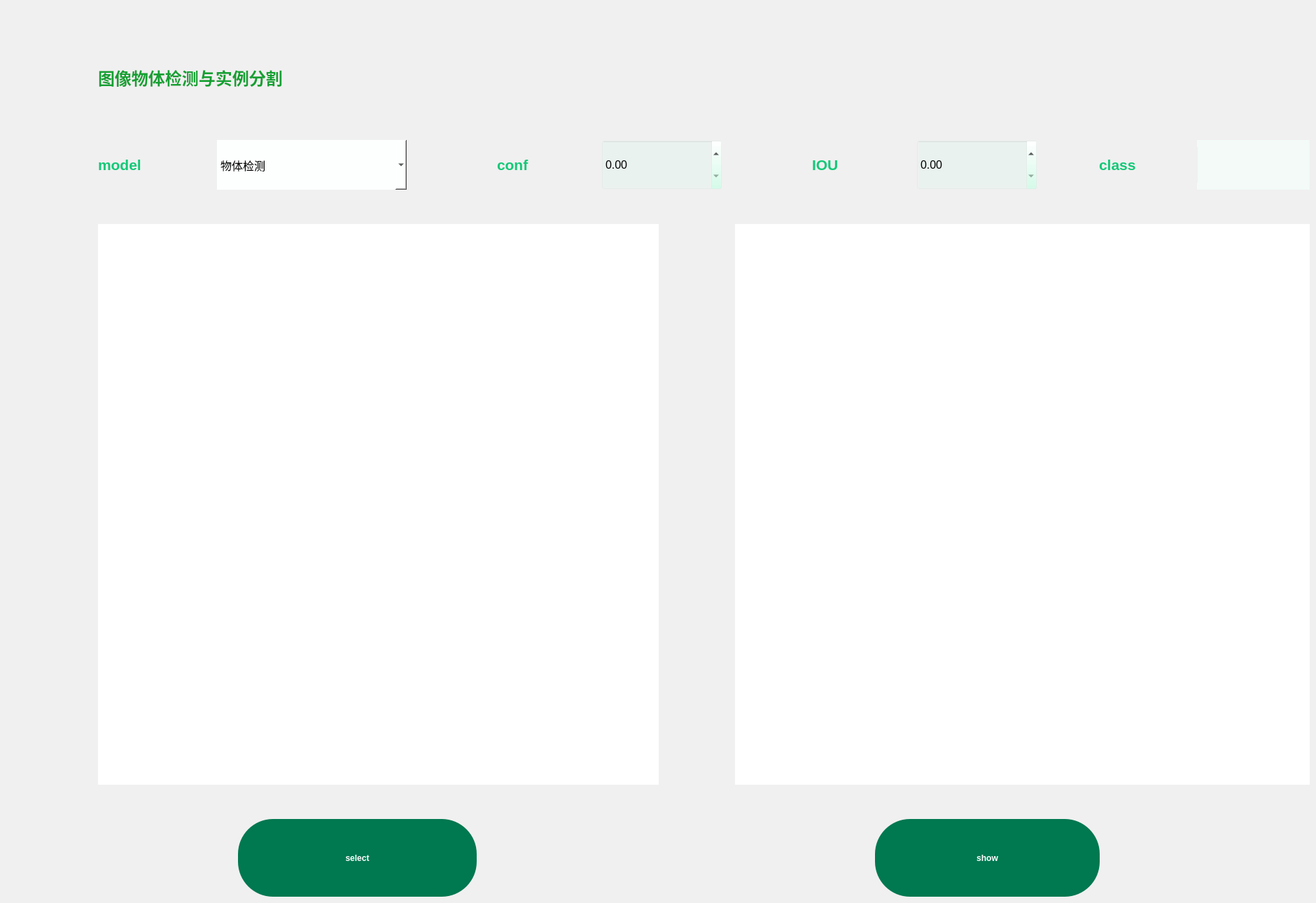
    <widget class="QWidget" name="tab">
     <property name="styleSheet">
      <string notr="true">QWidget{
	background-color: rgb(240,240,240);
}</string>
     </property>
     <attribute name="title">
      <string>Tab 1</string>
     </attribute>
     <widget class="QGraphicsView" name="raw_image">
      <property name="geometry">
       <rect>
        <x>140</x>
        <y>320</y>
        <width>801</width>
        <height>801</height>
       </rect>
      </property>
      <property name="styleSheet">
       <string notr="true">QGraphicsView{
	background-color: white;
	border: 0;
}</string>
      </property>
     </widget>
     <widget class="QGraphicsView" name="res_image">
      <property name="geometry">
       <rect>
        <x>1050</x>
        <y>320</y>
        <width>821</width>
        <height>801</height>
       </rect>
      </property>
      <property name="styleSheet">
       <string notr="true">QGraphicsView{
	background-color: white;
	border: 0;
}</string>
      </property>
     </widget>
     <widget class="QPushButton" name="select_btn">
      <property name="geometry">
       <rect>
        <x>340</x>
        <y>1170</y>
        <width>341</width>
        <height>111</height>
       </rect>
      </property>
      <property name="styleSheet">
       <string notr="true">QPushButton{
	font: 14pt &quot;Consolas&quot;;
	font-weight: bold;
	background-color: rgb(0,120,80);
	border-radius: 50%;
	color: white
}</string>
      </property>
      <property name="text">
       <string>select</string>
      </property>
     </widget>
     <widget class="QPushButton" name="show_btn">
      <property name="geometry">
       <rect>
        <x>1250</x>
        <y>1170</y>
        <width>321</width>
        <height>111</height>
       </rect>
      </property>
      <property name="styleSheet">
       <string notr="true">QPushButton{
	font: 14pt &quot;Consolas&quot;;
	font-weight: bold;
	background-color: rgb(0,120,80);
	border-radius: 50%;
	color: white
}</string>
      </property>
      <property name="text">
       <string>show</string>
      </property>
     </widget>
     <widget class="QLabel" name="label_2">
      <property name="geometry">
       <rect>
        <x>710</x>
        <y>210</y>
        <width>141</width>
        <height>51</height>
       </rect>
      </property>
      <property name="styleSheet">
       <string notr="true">QLabel{
	font-size: 16pt;
	font-weight: bold;
	color: rgb(20,200,120);
}</string>
      </property>
      <property name="text">
       <string>conf</string>
      </property>
     </widget>
     <widget class="QLabel" name="label_3">
      <property name="geometry">
       <rect>
        <x>1160</x>
        <y>210</y>
        <width>141</width>
        <height>51</height>
       </rect>
      </property>
      <property name="styleSheet">
       <string notr="true">QLabel{
	font-size: 16pt;
	font-weight: bold;
	color: rgb(20,200,120);
}</string>
      </property>
      <property name="text">
       <string>IOU</string>
      </property>
     </widget>
     <widget class="QLineEdit" name="class1">
      <property name="geometry">
       <rect>
        <x>1710</x>
        <y>200</y>
        <width>161</width>
        <height>71</height>
       </rect>
      </property>
      <property name="styleSheet">
       <string notr="true">QLineEdit{
	background-color: rgba(245,255,252,0.7);
	font-size: 12pt;
	border: 0;
	padding: 10px;
}</string>
      </property>
     </widget>
     <widget class="QLabel" name="label_6">
      <property name="geometry">
       <rect>
        <x>1570</x>
        <y>210</y>
        <width>141</width>
        <height>51</height>
       </rect>
      </property>
      <property name="styleSheet">
       <string notr="true">QLabel{
	font-size: 16pt;
	font-weight: bold;
	color: rgb(20,200,120);
}</string>
      </property>
      <property name="text">
       <string>class</string>
      </property>
     </widget>
     <widget class="QDoubleSpinBox" name="conf1">
      <property name="geometry">
       <rect>
        <x>860</x>
        <y>200</y>
        <width>171</width>
        <height>71</height>
       </rect>
      </property>
      <property name="styleSheet">
       <string notr="true">QDoubleSpinBox{
	background-color: rgba(200,255,230,0.1);
	font-size: 12pt;
	color
}</string>
      </property>
     </widget>
     <widget class="QDoubleSpinBox" name="IOU1">
      <property name="geometry">
       <rect>
        <x>1310</x>
        <y>200</y>
        <width>171</width>
        <height>71</height>
       </rect>
      </property>
      <property name="styleSheet">
       <string notr="true">QDoubleSpinBox{
	background-color: rgba(200,255,230,0.1);
	font-size: 12pt;
}</string>
      </property>
     </widget>
     <widget class="QLabel" name="label_23">
      <property name="geometry">
       <rect>
        <x>140</x>
        <y>60</y>
        <width>701</width>
        <height>101</height>
       </rect>
      </property>
      <property name="styleSheet">
       <string notr="true">QLabel{
	font-size: 18pt;
	font-weight: bold;
	color: rgb(20, 160, 50);
}</string>
      </property>
      <property name="text">
       <string>图像物体检测与实例分割</string>
      </property>
     </widget>
     <widget class="QLabel" name="label_32">
      <property name="geometry">
       <rect>
        <x>140</x>
        <y>210</y>
        <width>141</width>
        <height>51</height>
       </rect>
      </property>
      <property name="styleSheet">
       <string notr="true">QLabel{
	font-size: 16pt;
	font-weight: bold;
	color: rgb(20,200,120);
}</string>
      </property>
      <property name="text">
       <string>model</string>
      </property>
     </widget>
     <widget class="QComboBox" name="combo1">
      <property name="geometry">
       <rect>
        <x>310</x>
        <y>200</y>
        <width>271</width>
        <height>71</height>
       </rect>
      </property>
      <property name="styleSheet">
       <string notr="true">QComboBox{
	background-color: rgba(253,255,254,1);
	font-size: 12pt;
	border: 0;
}</string>
      </property>
      <item>
       <property name="text">
        <string>物体检测</string>
       </property>
      </item>
      <item>
       <property name="text">
        <string>实例分割</string>
       </property>
      </item>
     </widget>
    </widget>
